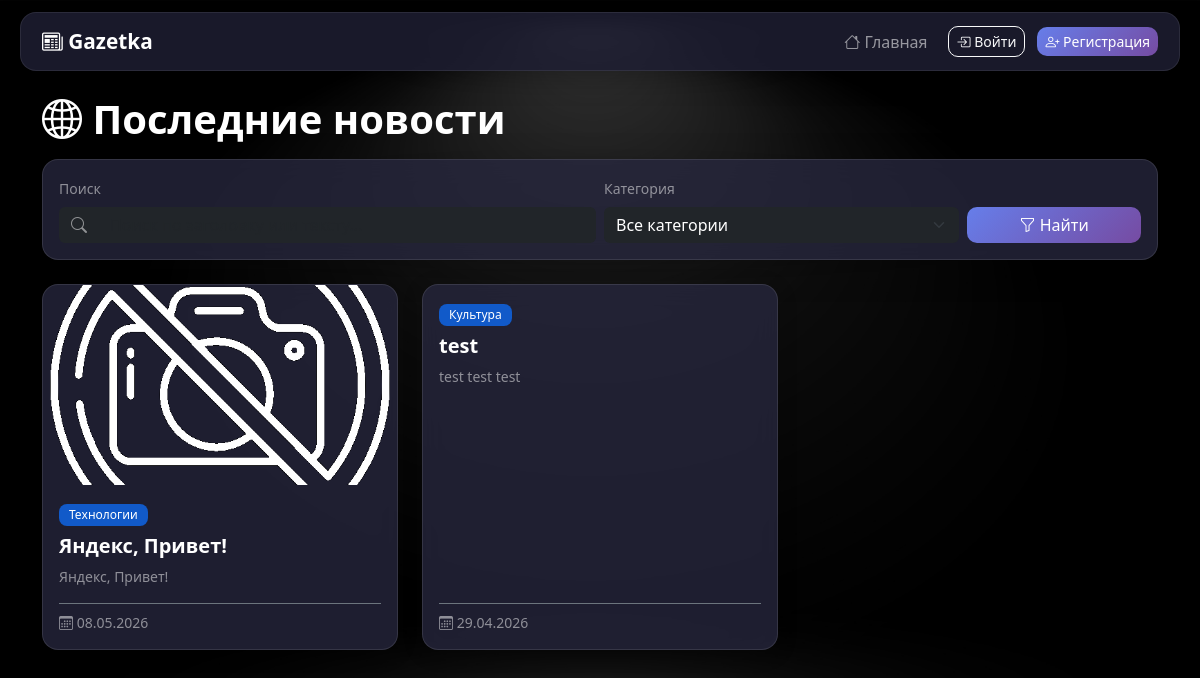
The app's page /, older data.
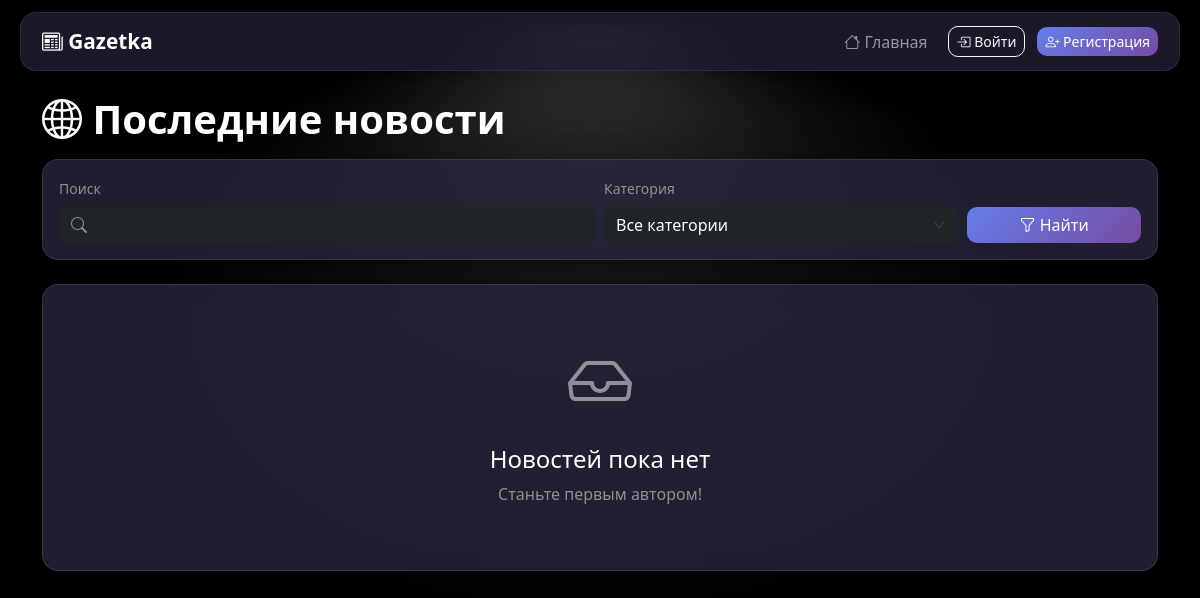
The same page, newer data.
### data/news.py (models this page shows, shortened)
class News(SqlAlchemyBase, UserMixin, SerializerMixin):
    __tablename__ = 'news'
    id = sqlalchemy.Column(sqlalchemy.Integer,
                           primary_key=True, autoincrement=True)
    title = sqlalchemy.Column(sqlalchemy.String, nullable=False)
    content = sqlalchemy.Column(sqlalchemy.String, nullable=False)
    author_id = sqlalchemy.Column(sqlalchemy.Integer, sqlalchemy.ForeignKey('users.id'))
    category_id = sqlalchemy.Column(sqlalchemy.Integer, sqlalchemy.ForeignKey('categories.id'), nullable=False)
    status = sqlalchemy.Column(sqlalchemy.String, nullable=False)
    moderation_comment = sqlalchemy.Column(sqlalchemy.String)
    created_at = sqlalchemy.Column(sqlalchemy.TIMESTAMP)
    published_at = sqlalchemy.Column(sqlalchemy.TIMESTAMP)
    image_filename = sqlalchemy.Column(sqlalchemy.String)
    author = orm.relationship('User', back_populates='news')
    category = orm.relationship('Categories', back_populates='news')
    moderation_logs = orm.relationship('ModerationLogs', back_populates='news')

### main.py (the view, shortened to what this page needs)
@app.route('/')
def index():
    db_sess = db_session.create_session()
    try:
        search_query = request.args.get('q', '')
        selected_category = request.args.get('category', '')
        query = db_sess.query(News)
        if selected_category and selected_category.isdigit():
            query = query.filter(News.category_id == int(selected_category))
        news_list = query.filter(News.status == 'Опубликовано').order_by(News.published_at.desc()).all()
        categories = db_sess.query(Categories).all()
        for news in news_list:
            author = db_sess.query(User).filter(User.id == news.author_id).first()
            news.author_name = author.username if author else 'Неизвестный автор'
            category = db_sess.query(Categories).filter(Categories.id == news.category_id).first()
            news.category_name = category.name if category else 'Без категории'
        return render_template('index.html',
                               news_list=news_list,
                               categories=categories,
                               search_query=search_query,
                               selected_category=selected_category,
                               current_user=current_user)
    finally:
        db_sess.close()

### data/db_session.py (called while the page is built)
def create_session() -> Session:
    global __factory
    return __factory()

### templates/index.html (shortened to what the changed rows need)
{% extends "base.html" %}
{% block content %}
<div class="mb-4">
    <h1 class="text-white fw-bold mb-3">
        <i class="bi bi-globe2"></i> Последние новости
    </h1>
    {% if news_list %}
        <div class="row g-4">
            {% for article in news_list %}
                <div class="col-md-6 col-lg-4">
                    <div class="card news-card h-100">
                        {% if article.image_filename and article.image_filename.strip() %}
                            <img src="{{ url_for('static', filename=article.image_filename) }}"
                                        class="card-img-top news-card-img" alt="{{ article.title }}">
                        {% endif %}
                        <div class="card-body d-flex flex-column">
                            <div class="mb-2">
                                <span class="badge bg-primary bg-opacity-75">{{ article.category_name if article.category_name else 'Без категории' }}</span>
                            </div>
                            <h5 class="card-title text-white fw-semibold">
                                <a href="{{ url_for('view_news', id=article.id) }}" class="text-white text-decoration-none stretched-link">
                                    {{ article.title }}
                                </a>
                            </h5>
                            <p class="card-text text-white-50 small flex-grow-1">
                                {{ article.content|striptags|truncate(150) if article.content else 'Нет описания' }}
                            </p>
                            <div class="d-flex justify-content-between align-items-center mt-auto pt-2 border-top border-secondary">
                                <small class="text-white-50">
                                    <i class="bi bi-calendar3"></i>
                                        {% set date_obj = article.published_at if article.published_at else article.created_at %}
                                        {% if date_obj %}
                                            {{ date_obj.strftime('%d.%m.%Y') }}
                                        {% else %}
                                            Дата не указана
                                        {% endif %}
                                </small>
                            </div>
                        </div>
                    </div>
                </div>
            {% endfor %}
        </div>
    {% else %}
        <div class="glass-card p-5 text-center">
            <i class="bi bi-inbox text-white-50" style="font-size: 4rem;"></i>
            <h4 class="text-white mt-3">Новостей пока нет</h4>
            <p class="text-white-50">
                {% if (search_query and search_query|length > 0) or (selected_category and selected_category|length > 0) %}
                    По вашему запросу ничего не найдено. Попробуйте изменить параметры поиска.
                {% else %}
                    Станьте первым автором!
                {% endif %}
            </p>
        </div>
    {% endif %}
</div>
{% endblock %}

Row changes from the older to the newer data that the page shows:
removed News: image_filename (placeholder picture), category_name "Технологии", title "Яндекс, Привет!", content "Яндекс, Привет!", strftime "08.05.2026"
removed News: category_name "Культура", title "test", content "test test test", strftime "29.04.2026"
Text that changed along with them:
text now shown: "Новостей пока нет Станьте первым автором!"
